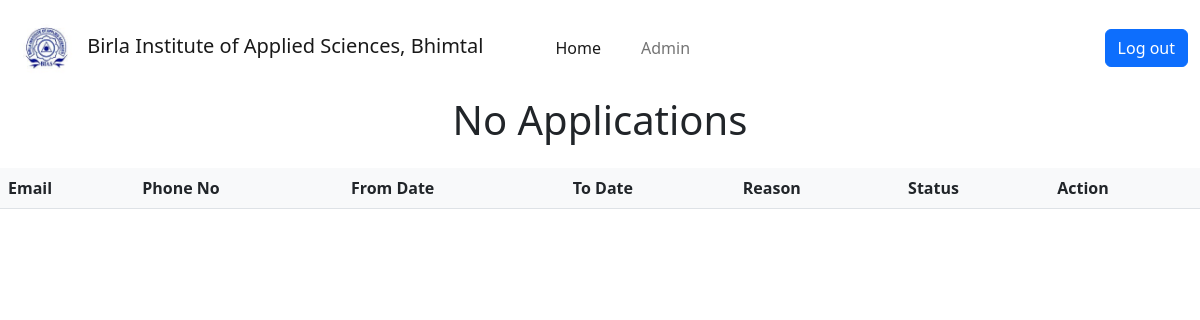
Before: /staff/staffRequests (signed in) with the older database file.
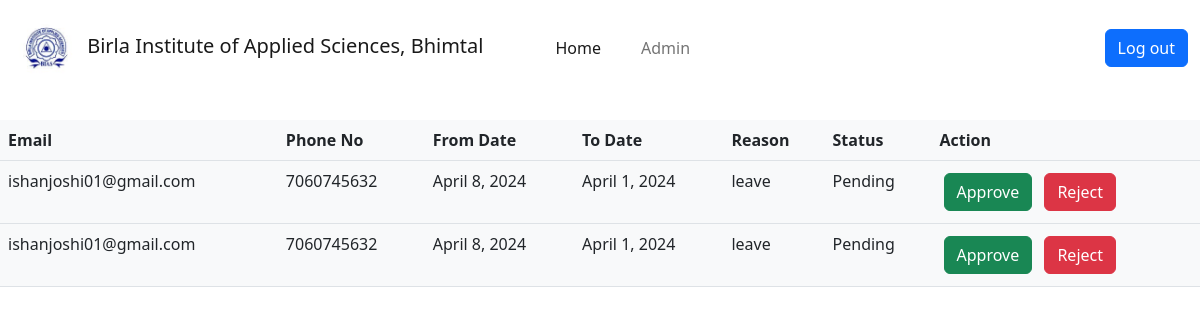
After: the same page with the newer database file.
### staff/models.py (models this page shows)
class StaffApplication(models.Model):
    email=models.EmailField(max_length=50)
    phoneno=models.IntegerField(blank=True, null=True)
    fromDate=models.DateField(blank=True, null=True)
    toDate=models.DateField(blank=True, null=True)
    reason = models.CharField(max_length=500, blank=True, null=True)
    PENDING = -1
    REJECTED = 0
    APPROVED = 1
    STATUS_CHOICES = (
        (PENDING, "Pending"),
        (REJECTED, 'Rejected'),
        (APPROVED, 'Approved'),
    )
    status = models.SmallIntegerField(choices=STATUS_CHOICES, default=PENDING)
    role=models.ForeignKey(Role, related_name="staff_applications", on_delete=models.CASCADE, null=True)
    created_at = models.DateTimeField(auto_now_add=True, null=True)

### staff/views.py (the view)
# urls.py: path('staffRequests', views.staff_requests, name="staffRequests"),
@has_permission(perm_name='staff_applications')
def staff_requests(request):
    fields = ['Email', "Phone No", "From Date", "To Date", "Reason", "Status", "Action"]
    staff = Role.objects.get(name='staff')
    queryset = staff.staff_applications.filter(status=-1)
    return render(request, "leaveSystem/application_request.html", {
        "fields" : fields,
        "applications" : queryset
    })

### leaveSystem/templates/leaveSystem/application_request.html (shortened to what this page needs)
{% extends 'leaveSystem/layout.html' %}
{% block body %}
<table class="table backdrop bg-light mt-4">
    <tr>
    {% for field in fields %}
        <th>{{field}}</th>
    {% endfor %}
    </tr>
    {% for application in applications %}
    <tr>
        {% if "Email" in fields %}
        <td>{{ application.email }}</td>
        {% endif %}
        {% if "Phone No" in fields %}
        <td>{{ application.phoneno }}</td>
        {% endif %}
        {% if "From Date" in fields %}
        <td>{{ application.fromDate }}</td>
        {% endif %}
        {% if "To Date" in fields %}
        <td>{{ application.toDate }}</td>
        {% endif %}
        {% if "Reason" in fields %}
        <td>{{ application.reason }}</td>
        {% endif %}
        {% if "Status" in fields %}
        <td>
            {% if application.status == -1 %}
                Pending
            {% elif application.status == 0 %}
                Rejected
            {% else %}
                Approved
            {% endif %}
        </td>
        {% endif %}
        {% if "Action" in fields %}
            <td>
                <a href="respond/{{application.id}}/1" data-id="{{application.id}}" class="m-1 btn btn-success approve disable-{{application.id}}">Approve</a>
                <a href="respond/{{application.id}}/0" data-id="{{application.id}}" class="m-1 btn btn-danger reject disable-{{application.id}}">Reject</a>
            </td>
        {% endif %}
    </tr>
    {% empty %}
        <h1 class="text-center">No Applications</h1>
    {% endfor %}
</table>
{% endblock %}

Changed rows visible on the page:
added StaffApplication: email "ishanjoshi01@gmail.com", phoneno "7060745632", fromDate "April 8, 2024", toDate "April 1, 2024", reason "leave", status "Pending"
added StaffApplication: email "ishanjoshi01@gmail.com", phoneno "7060745632", fromDate "April 8, 2024", toDate "April 1, 2024", reason "leave", status "Pending"
Other visible differences:
text no longer shown: "No Applications"
